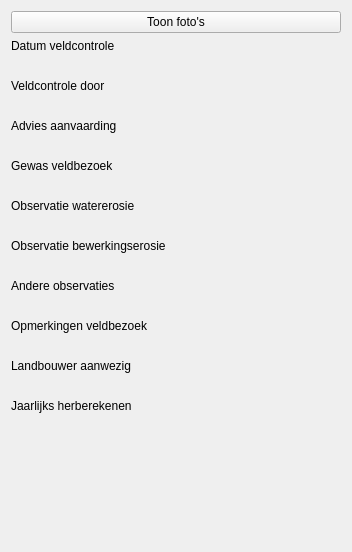
         <widget class="QWidget" name="scrollContentsAdvies">
          <property name="geometry">
           <rect>
            <x>0</x>
            <y>0</y>
            <width>352</width>
            <height>552</height>
           </rect>
          </property>
          <layout class="QVBoxLayout" name="verticalLayout_6">
           <item>
            <widget class="QPushButton" name="btn_showPhotos">
             <property name="text">
              <string>Toon foto's</string>
             </property>
            </widget>
           </item>
           <item>
            <widget class="QLabel" name="lb_datum_veldbezoek">
             <property name="text">
              <string>Datum veldcontrole</string>
             </property>
            </widget>
           </item>
           <item>
            <widget class="ValueLabel" name="efw_datum_veldbezoek">
             <property name="styleSheet">
              <string notr="true">* { font-style: italic; }</string>
             </property>
             <property name="text">
              <string/>
             </property>
             <property name="indent">
              <number>20</number>
             </property>
            </widget>
           </item>
           <item>
            <widget class="QLabel" name="lb_veldcontrole_door">
             <property name="text">
              <string>Veldcontrole door</string>
             </property>
            </widget>
           </item>
           <item>
            <widget class="ValueLabel" name="efw_veldcontrole_door">
             <property name="styleSheet">
              <string notr="true">* { font-style: italic; }</string>
             </property>
             <property name="text">
              <string/>
             </property>
             <property name="wordWrap">
              <bool>true</bool>
             </property>
             <property name="indent">
              <number>20</number>
             </property>
            </widget>
           </item>
           <item>
            <widget class="QLabel" name="lb_advies_aanvaarding">
             <property name="text">
              <string>Advies aanvaarding</string>
             </property>
            </widget>
           </item>
           <item>
            <widget class="ValueMappedLabel" name="efw_advies_aanvaarding">
             <property name="styleSheet">
              <string notr="true">* { font-style: italic; }</string>
             </property>
             <property name="text">
              <string/>
             </property>
             <property name="indent">
              <number>20</number>
             </property>
            </widget>
           </item>
           <item>
            <widget class="QLabel" name="lb_gewas_veldbezoek">
             <property name="text">
              <string>Gewas veldbezoek</string>
             </property>
            </widget>
           </item>
           <item>
            <widget class="AutohideValueLabel" name="efw_gewas_veldbezoek">
             <property name="styleSheet">
              <string notr="true">* { font-style: italic; }</string>
             </property>
             <property name="text">
              <string/>
             </property>
             <property name="textFormat">
              <enum>Qt::AutoText</enum>
             </property>
             <property name="scaledContents">
              <bool>false</bool>
             </property>
             <property name="wordWrap">
              <bool>true</bool>
             </property>
             <property name="indent">
              <number>20</number>
             </property>
             <property name="buddy">
              <cstring>lb_gewas_veldbezoek</cstring>
             </property>
            </widget>
           </item>
           <item>
            <widget class="QLabel" name="lb_observaties_watererosie">
             <property name="text">
              <string>Observatie watererosie</string>
             </property>
             <property name="wordWrap">
              <bool>true</bool>
             </property>
            </widget>
           </item>
           <item>
            <widget class="AutohideValueLabel" name="efw_observaties_watererosie">
             <property name="styleSheet">
              <string notr="true">* { font-style: italic; }</string>
             </property>
             <property name="text">
              <string/>
             </property>
             <property name="wordWrap">
              <bool>true</bool>
             </property>
             <property name="indent">
              <number>20</number>
             </property>
             <property name="buddy">
              <cstring>lb_observaties_watererosie</cstring>
             </property>
            </widget>
           </item>
           <item>
            <widget class="QLabel" name="lb_observaties_bewerkingserosie">
             <property name="text">
              <string>Observatie bewerkingserosie</string>
             </property>
             <property name="wordWrap">
              <bool>true</bool>
             </property>
            </widget>
           </item>
           <item>
            <widget class="AutohideValueLabel" name="efw_observaties_bewerkingserosie">
             <property name="styleSheet">
              <string notr="true">* { font-style: italic; }</string>
             </property>
             <property name="text">
              <string/>
             </property>
             <property name="wordWrap">
              <bool>true</bool>
             </property>
             <property name="indent">
              <number>20</number>
             </property>
             <property name="buddy">
              <cstring>lb_observaties_bewerkingserosie</cstring>
             </property>
            </widget>
           </item>
           <item>
            <widget class="QLabel" name="lb_andere_observaties">
             <property name="text">
              <string>Andere observaties</string>
             </property>
            </widget>
           </item>
           <item>
            <widget class="AutohideValueLabel" name="efw_andere_observaties">
             <property name="styleSheet">
              <string notr="true">* { font-style: italic; }</string>
             </property>
             <property name="text">
              <string/>
             </property>
             <property name="wordWrap">
              <bool>true</bool>
             </property>
             <property name="indent">
              <number>20</number>
             </property>
             <property name="buddy">
              <cstring>lb_andere_observaties</cstring>
             </property>
            </widget>
           </item>
           <item>
            <widget class="QLabel" name="lb_opmerkingen_veldbezoek">
             <property name="text">
              <string>Opmerkingen veldbezoek</string>
             </property>
            </widget>
           </item>
           <item>
            <widget class="AutohideValueLabel" name="efw_opmerkingen_veldbezoek">
             <property name="styleSheet">
              <string notr="true">* { font-style: italic; }</string>
             </property>
             <property name="text">
              <string/>
             </property>
             <property name="wordWrap">
              <bool>true</bool>
             </property>
             <property name="indent">
              <number>20</number>
             </property>
             <property name="buddy">
              <cstring>lb_opmerkingen_veldbezoek</cstring>
             </property>
            </widget>
           </item>
           <item>
            <widget class="QLabel" name="lb_landbouwer_aanwezig">
             <property name="text">
              <string>Landbouwer aanwezig</string>
             </property>
            </widget>
           </item>
           <item>
            <widget class="ValueMappedLabel" name="efw_landbouwer_aanwezig">
             <property name="styleSheet">
              <string notr="true">* { font-style: italic; }</string>
             </property>
             <property name="text">
              <string/>
             </property>
             <property name="indent">
              <number>20</number>
             </property>
             <property name="buddy">
              <cstring>lb_landbouwer_aanwezig</cstring>
             </property>
            </widget>
           </item>
           <item>
            <widget class="QLabel" name="lb_jaarlijks_herberekenen">
             <property name="text">
              <string>Jaarlijks herberekenen</string>
             </property>
            </widget>
           </item>
           <item>
            <widget class="ValueMappedLabel" name="efw_jaarlijks_herberekenen">
             <property name="styleSheet">
              <string notr="true">* { font-style: italic; }</string>
             </property>
             <property name="text">
              <string/>
             </property>
             <property name="indent">
              <number>20</number>
             </property>
             <property name="buddy">
              <cstring>lb_jaarlijks_herberekenen</cstring>
             </property>
            </widget>
           </item>
           <item>
            <spacer name="verticalSpacer_3">
             <property name="orientation">
              <enum>Qt::Vertical</enum>
             </property>
             <property name="sizeHint" stdset="0">
              <size>
               <width>20</width>
               <height>0</height>
              </size>
             </property>
            </spacer>
           </item>
          </layout>
         </widget>
